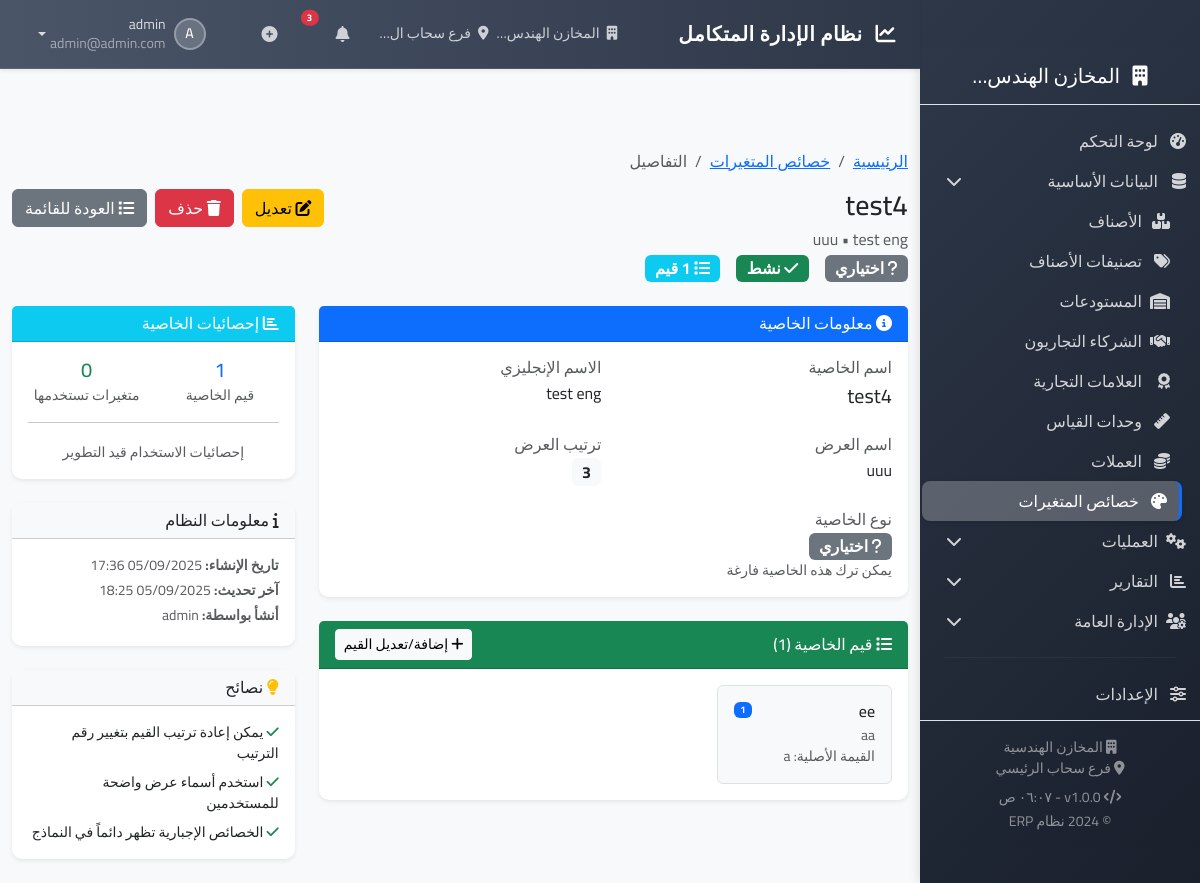
Before: /variant-attributes/1/ (signed in) with the older database file.
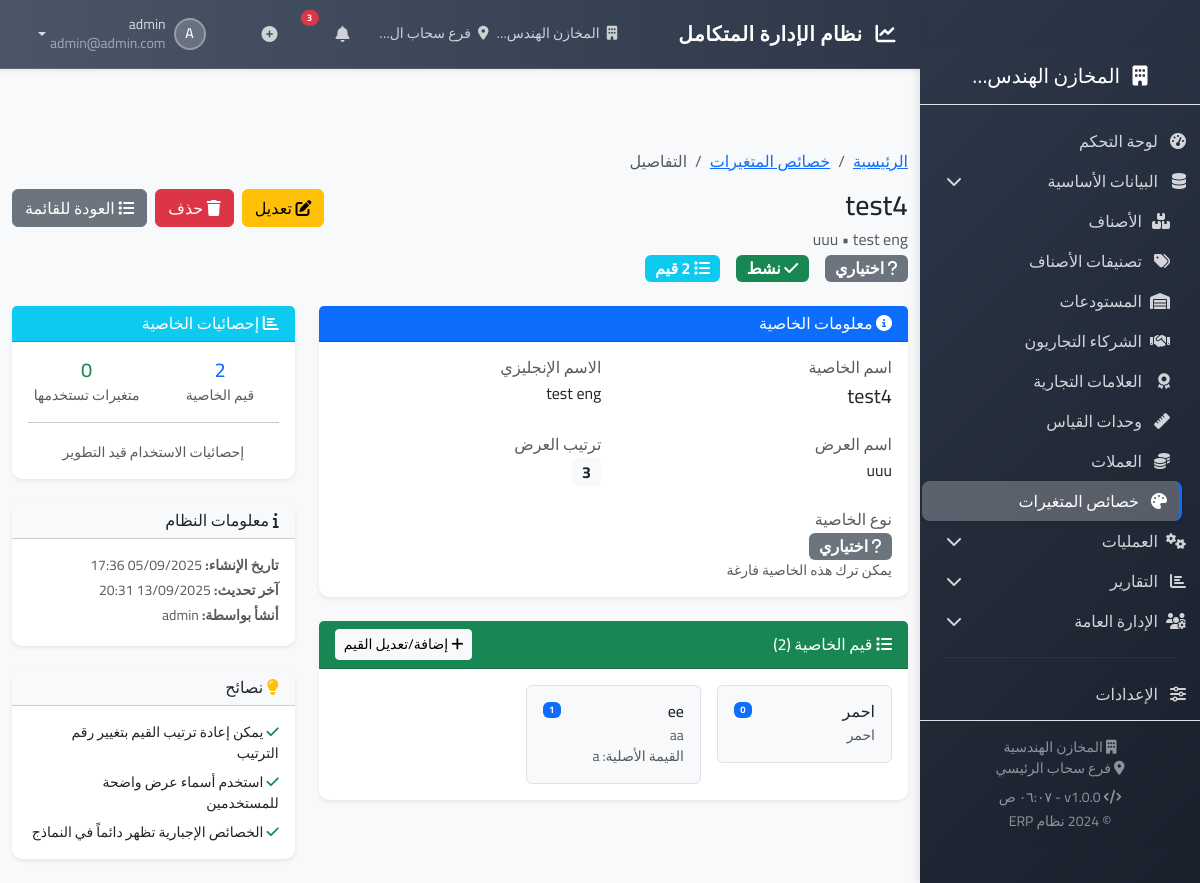
After: the same page with the newer database file.
### apps/core/models.py (models this page shows, shortened)
class BaseModel(models.Model):
    company = models.ForeignKey('core.Company', on_delete=models.CASCADE, verbose_name=_('الشركة'))
    created_at = models.DateTimeField(auto_now_add=True, verbose_name=_('تاريخ الإنشاء'))
    updated_at = models.DateTimeField(auto_now=True, verbose_name=_('تاريخ التعديل'))
    created_by = models.ForeignKey('core.User', on_delete=models.SET_NULL, null=True, related_name='%(class)s_created',
                                   verbose_name=_('أنشأ بواسطة'))
    is_active = models.BooleanField(default=True, verbose_name=_('نشط'))
    class Meta:
        abstract = True

class VariantValue(BaseModel):
    attribute = models.ForeignKey(VariantAttribute, on_delete=models.CASCADE, related_name='values',
                                  verbose_name=_('الخاصية'))
    value = models.CharField(_('القيمة'), max_length=100)
    value_en = models.CharField(_('القيمة الإنجليزية'), max_length=100, blank=True)
    display_value = models.CharField(_('قيمة العرض'), max_length=100, blank=True)
    sort_order = models.PositiveIntegerField(_('ترتيب العرض'), default=0)
    class Meta:
        verbose_name = _('قيمة المتغير')
        verbose_name_plural = _('قيم المتغيرات')
        ordering = ['attribute', 'sort_order', 'value']
        unique_together = [['attribute', 'value']]

class VariantAttribute(BaseModel):
    name = models.CharField(_('اسم الخاصية'), max_length=100)
    name_en = models.CharField(_('الاسم الإنجليزي'), max_length=100, blank=True)
    display_name = models.CharField(_('اسم العرض'), max_length=100, blank=True)
    is_required = models.BooleanField(_('إجباري'), default=True)
    sort_order = models.PositiveIntegerField(_('ترتيب العرض'), default=0)
    class Meta:
        verbose_name = _('خاصية المتغير')
        verbose_name_plural = _('خصائص المتغيرات')
        ordering = ['sort_order', 'name']
        unique_together = [['name', 'company']]

class User(AbstractUser):
    phone = models.CharField(_('رقم الهاتف'), max_length=20, blank=True)
    emp_number = models.CharField(_('رقم الموظف'), max_length=20, blank=True, unique=True, null=True)
    company = models.ForeignKey(Company, on_delete=models.PROTECT, verbose_name=_('الشركة'), null=True, blank=True)
    branch = models.ForeignKey(Branch, on_delete=models.PROTECT, verbose_name=_('الفرع'), null=True, blank=True)
    default_warehouse = models.ForeignKey(Warehouse, on_delete=models.SET_NULL, null=True, blank=True,
                                          verbose_name=_('المستودع الافتراضي'), related_name='default_users')
    max_discount_percentage = models.DecimalField(_('نسبة الخصم المسموحة'), max_digits=5, decimal_places=2, default=0)
    signature = models.ImageField(_('التوقيع'), upload_to='signatures/', blank=True)
    ui_language = models.CharField(_('لغة الواجهة'), max_length=5, choices=[('ar', _('العربية')), ('en', _('English'))],
                                   default='ar')
    theme = models.CharField(_('المظهر'), max_length=20,
                             choices=[('light', _('فاتح')), ('dark', _('داكن')), ('auto', _('تلقائي'))],
                             default='light')
    is_active = models.BooleanField(_('نشط'), default=True)
    created_at = models.DateTimeField(auto_now_add=True)
    updated_at = models.DateTimeField(auto_now=True)
    class Meta:
        verbose_name = _('مستخدم')
        verbose_name_plural = _('المستخدمون')
    def can_access_branch(self, branch):
        if self.is_superuser:
            return True

### apps/core/views/variant_views.py (the view)
# urls.py: path('variant-attributes/<int:pk>/', views.VariantAttributeDetailView.as_view(), name='variant_attribute_detail'),
class VariantAttributeDetailView(LoginRequiredMixin, PermissionRequiredMixin, CompanyMixin, DetailView):
    model = VariantAttribute
    template_name = 'core/variants/attribute_detail.html'
    context_object_name = 'attribute'
    permission_required = 'core.view_variantattribute'
    def get_queryset(self):
        return super().get_queryset().filter(company=self.request.current_company)
    def get_context_data(self, **kwargs):
        context = super().get_context_data(**kwargs)
        values = self.object.values.all().order_by('sort_order', 'value')
        context.update({
            'title': _('تفاصيل خاصية المتغير: %(name)s') % {'name': self.object.name},
            'can_change': self.request.user.has_perm('core.change_variantattribute'),
            'can_delete': self.request.user.has_perm('core.delete_variantattribute'),
            'breadcrumbs': [
                {'title': _('الرئيسية'), 'url': reverse('core:dashboard')},
                {'title': _('خصائص المتغيرات'), 'url': reverse('core:variant_attribute_list')},
                {'title': _('التفاصيل'), 'url': ''}
            ],
            'edit_url': reverse('core:variant_attribute_update', kwargs={'pk': self.object.pk}),
            'delete_url': reverse('core:variant_attribute_delete', kwargs={'pk': self.object.pk}),
            'values': values,
            'values_count': values.count(),
        })
        return context

### apps/core/context_processors.py (called while the page is built)
def system_settings(request):
    return {
        'SYSTEM_NAME': 'نظام ERP',
        'SYSTEM_VERSION': '1.0.0',
        'COMPANY_NAME': request.current_company.name if hasattr(request, 'current_company') and request.current_company else '',
        'BRANCH_NAME': request.current_branch.name if hasattr(request, 'current_branch') and request.current_branch else '',
        'CURRENCY': 'د.أ',  # الدينار الأردني
    }

### apps/core/mixins.py (called while the page is built)
    @property
    def current_company(self):
        user = self.request.user
        if hasattr(user, 'company') and user.company:
            return user.company
        else:
            from .models import Company
            return Company.objects.first()

    def dispatch(self, request, *args, **kwargs):
        request.current_company = self.current_company
        return super().dispatch(request, *args, **kwargs)

### apps/core/templates/core/variants/attribute_detail.html (shortened to what the changed rows need)
{% extends 'base/base.html' %}
{% load i18n static %}
{% block content %}
<div class="container-fluid py-4">
    <nav aria-label="breadcrumb" class="mb-3">
        <ol class="breadcrumb">
            {% for breadcrumb in breadcrumbs %}
                {% if forloop.last %}
                    <li class="breadcrumb-item active">{{ breadcrumb.title }}</li>
                {% else %}
                    <li class="breadcrumb-item">
                        <a href="{{ breadcrumb.url }}">{{ breadcrumb.title }}</a>
                    </li>
                {% endif %}
            {% endfor %}
        </ol>
    </nav>
    <div class="d-flex justify-content-between align-items-start mb-4">
        <div>
            <h1 class="h3 mb-1">{{ attribute.name }}</h1>
            <p class="text-muted mb-1">
                {% if attribute.display_name and attribute.display_name != attribute.name %}
                    {{ attribute.display_name }}
                {% endif %}
                {% if attribute.name_en %}
                    • {{ attribute.name_en }}
                {% endif %}
            </p>
            <div class="d-flex align-items-center gap-3">
                {% if attribute.is_required %}
                    <span class="badge bg-danger fs-6">
                        <i class="fas fa-exclamation"></i> {% trans "إجباري" %}
                    </span>
                {% else %}
                    <span class="badge bg-secondary fs-6">
                        <i class="fas fa-question"></i> {% trans "اختياري" %}
                    </span>
                {% endif %}
                {% if attribute.is_active %}
                    <span class="badge bg-success fs-6">
                        <i class="fas fa-check"></i> {% trans "نشط" %}
                    </span>
                {% else %}
                    <span class="badge bg-secondary fs-6">
                        <i class="fas fa-times"></i> {% trans "غير نشط" %}
                    </span>
                {% endif %}
                <span class="badge bg-info fs-6">
                    <i class="fas fa-list"></i> {{ values_count }} {% trans "قيم" %}
                </span>
            </div>
        </div>
    </div>
    <div class="row">
        <div class="col-lg-8">
            <div class="card shadow-sm mb-4">
                <div class="card-body">
                    <div class="row g-4">
                        <div class="col-md-6">
                            <h6 class="text-muted mb-1">{% trans "اسم الخاصية" %}</h6>
                            <p class="mb-0 fs-5">{{ attribute.name }}</p>
                        </div>
                        {% if attribute.name_en %}
                        <div class="col-md-6">
                            <h6 class="text-muted mb-1">{% trans "الاسم الإنجليزي" %}</h6>
                            <p class="mb-0">{{ attribute.name_en }}</p>
                        </div>
                        {% endif %}
                        {% if attribute.display_name %}
                        <div class="col-md-6">
                            <h6 class="text-muted mb-1">{% trans "اسم العرض" %}</h6>
                            <p class="mb-0">{{ attribute.display_name }}</p>
                        </div>
                        {% endif %}
                        <div class="col-md-6">
                            <p class="mb-0">
                                <span class="badge bg-light text-dark fs-6">{{ attribute.sort_order }}</span>
                            </p>
                        </div>
                    </div>
                </div>
            </div>
            <div class="card shadow-sm mb-4">
                <div class="card-header bg-success text-white d-flex justify-content-between align-items-center">
                    <h6 class="card-title mb-0">
                        <i class="fas fa-list"></i> {% trans "قيم الخاصية" %} ({{ values_count }})
                    </h6>
                    {% if can_change %}
                    <a href="{{ edit_url }}" class="btn btn-light btn-sm">
                        <i class="fas fa-plus"></i> {% trans "إضافة/تعديل القيم" %}
                    </a>
                    {% endif %}
                </div>
                <div class="card-body">
                    {% if values %}
                        <div class="row g-3">
                            {% for value in values %}
                            <div class="col-lg-4 col-md-6">
                                <div class="border rounded p-3 bg-light">
                                    <div class="d-flex justify-content-between align-items-start">
                                        <div class="flex-grow-1">
                                            <h6 class="mb-1">{{ value.display_value|default:value.value }}</h6>
                                            {% if value.value_en %}
                                                <small class="text-muted d-block">{{ value.value_en }}</small>
                                            {% endif %}
                                            {% if value.value != value.display_value and value.display_value %}
                                                <small class="text-muted d-block">
                                                    {% trans "القيمة الأصلية" %}: {{ value.value }}
                                                </small>
                                            {% endif %}
                                        </div>
                                        <span class="badge bg-primary">{{ value.sort_order }}</span>
                                    </div>
                                </div>
                            </div>
                            {% endfor %}
                        </div>
                    {% endif %}
                </div>
            </div>
        </div>
        <div class="col-lg-4">
            <div class="card shadow-sm mb-4">
                <div class="card-body text-center">
                    <div class="row g-3">
                        <div class="col-6">
                            <h5 class="text-primary mb-0">{{ values_count }}</h5>
                            <small class="text-muted">{% trans "قيم الخاصية" %}</small>
                        </div>
                    </div>
                </div>
            </div>
            <div class="card shadow-sm mb-4">
                <div class="card-body">
                    <small class="text-muted d-block mb-1">
                        <strong>{% trans "تاريخ الإنشاء" %}:</strong> {{ attribute.created_at|date:"d/m/Y H:i" }}
                    </small>
                    <small class="text-muted d-block mb-1">
                        <strong>{% trans "آخر تحديث" %}:</strong> {{ attribute.updated_at|date:"d/m/Y H:i" }}
                    </small>
                    {% if attribute.created_by %}
                    <small class="text-muted d-block mb-1">
                        <strong>{% trans "أنشأ بواسطة" %}:</strong> {{ attribute.created_by.get_full_name|default:attribute.created_by.username }}
                    </small>
                    {% endif %}
                </div>
            </div>
        </div>
    </div>
</div>
{% endblock %}

Changed rows visible on the page:
changed VariantAttribute "test4": updated_at "05/09/2025 18:25" → "13/09/2025 20:31"
added VariantValue: display_value "احمر", value_en "احمر", sort_order "0"
Other visible differences:
{{ values_count }}: "1" → "2"
